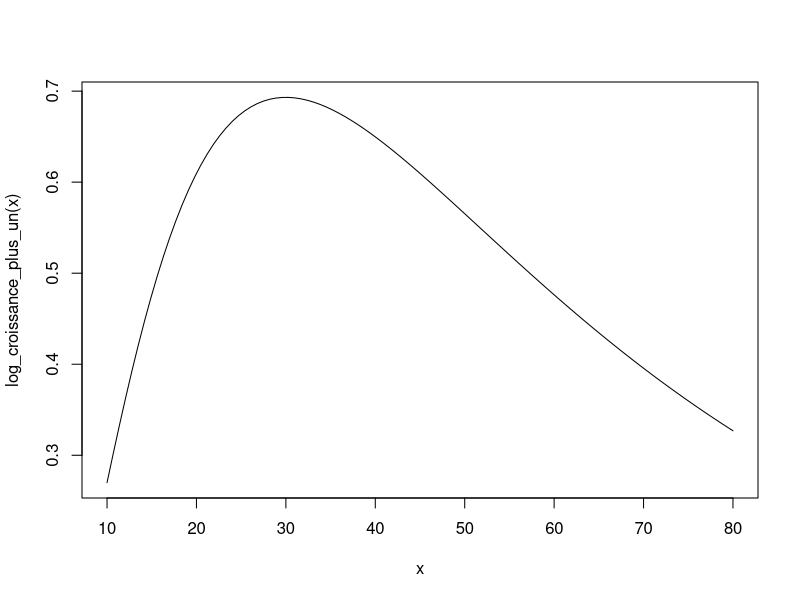
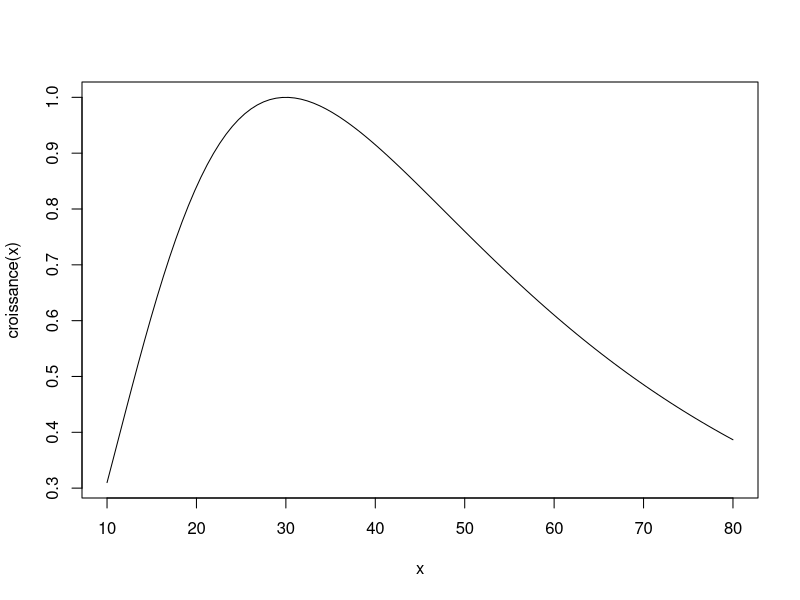
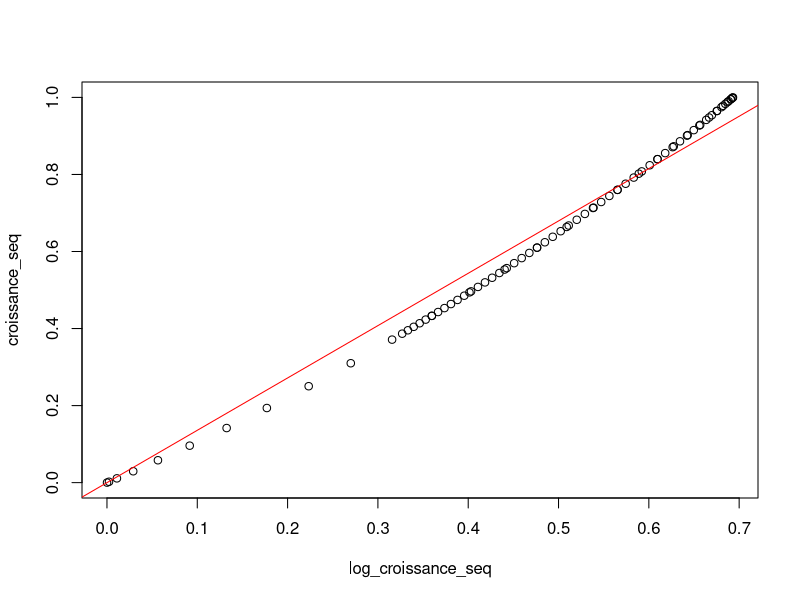
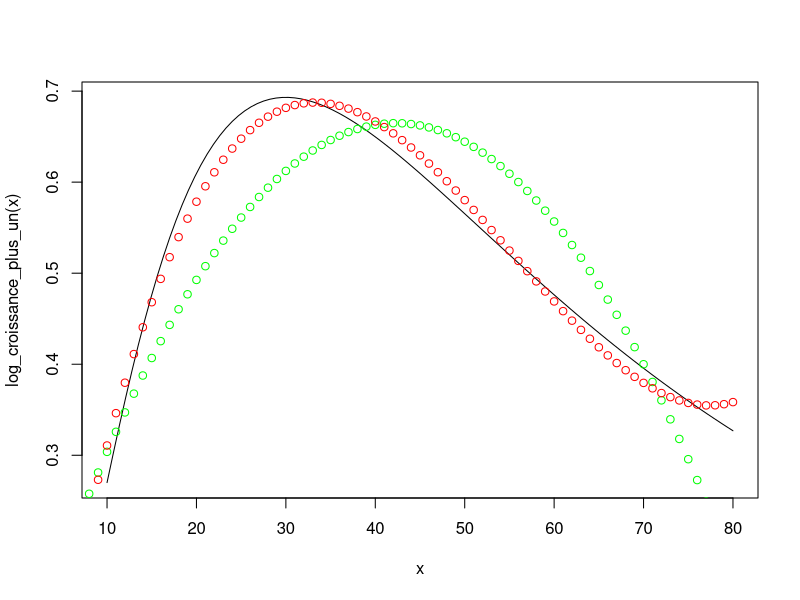

The R source for these figures, in order:
## ---- chunk 1
#| label: DoNotModify
#| include: false
### Utilities for R. 
# Do not modify unless you don't use R: then, delete this chunk.
# Installation of R packages if necessary
install_packages <- function(packages) {
  invisible(
    sapply(
      packages, 
      FUN = function(package) {
        if (!package %in% installed.packages()[, 1]) {
          install.packages(package, repos = "https://cran.rstudio.com/")
        }
      }
    )
  )
}

# Basic packages
install_packages(c("knitR", "formatR", "kableExtra"))

# Chunk font size hook: allows size='small' or any valid Latex font size in chunk options
def.chunk.hook <- knitr::knit_hooks$get("chunk")
knitr::knit_hooks$set(
  chunk = function(x, options) {
    x <- def.chunk.hook(x, options)
    ifelse(
      options$size == "normalsize", 
      yes = x,
      no = paste0("\n \\", options$size, "\n\n", x, "\n\n \\normalsize")
    )
  }
)
## ---- chunk 2
#| label: Options
#| include: false
### Customized R options for this document
# Delete this chunk if you don't use R

# Add necessary packages here
packages <- c("tidyverse")
# Install them
install_packages(packages)

# knitr options (https://yihui.org/knitr/options/)
knitr::opts_chunk$set(
  # Messages from packages
  message = FALSE,
  # Code chunk automatic format if tidy is TRUE
  tidy = FALSE, 
  # Tidy code options: remove blank lines and cut lines after 50 characters
  tidy.opts = list(blank = FALSE, width.cutoff = 50),
  # Font size in PDF output
  size = "scriptsize", 
  # Select PDF figures in PDF output if PDF file exists beside PNG file
  knitr.graphics.auto_pdf = TRUE
)
# Text width of R functions output
options(width = 50)

# ggplot style
library("tidyverse")
theme_set(theme_bw())
theme_update(
  panel.background = element_rect(fill = "transparent", colour = NA),
  plot.background = element_rect(fill = "transparent", colour = NA)
)
knitr::opts_chunk$set(dev.args = list(bg = "transparent"))

# Random seed
set.seed(973)
## ---- chunk 3
Max <- log(2) # log(cm)
Dopt <- 30    # cm
K <- 0.8
## ---- chunk 4
log_croissance_plus_un <- function(d) {
  return(Max * exp(-1 / 2 * (log(d / Dopt) / K)^2))
}
## ---- chunk 5
curve(log_croissance_plus_un, from = 10, to = 80)
## ---- chunk 6
croissance <- function(x) exp(log_croissance_plus_un(x)) - 1
curve(croissance, from = 10, to = 80)
## ---- chunk 7
# Croissance selon le modèle entre 1 et 80 cm
diameters <- 1:80
log_croissance_seq <- sapply(diameters, log_croissance_plus_un)
croissance_seq <-  sapply(diameters, croissance)
plot(croissance_seq ~ log_croissance_seq)
lm_croissance <- lm(croissance_seq ~ log_croissance_seq + 0)
abline(b = lm_croissance$coefficients[1], a = 0,  col = "red")
## ---- chunk 8
# Diamètre au carré et au cube
diameters_squared <- diameters^2
diameters_3 <- diameters^3
## ---- chunk 9
lm_alt2 <- lm(log_croissance_seq ~ diameters + diameters_squared)
summary(lm_alt2)
## ---- chunk 10
lm_alt3 <- lm(log_croissance_seq ~ diameters + diameters_squared + diameters_3)
summary(lm_alt3)
## ---- chunk 11
curve(log_croissance_plus_un, from = 10, to = 80)

# Degré 2
fit2 <- 
  lm_alt2$coefficients[1] + 
  lm_alt2$coefficients[2] * diameters + 
  lm_alt2$coefficients[3] * diameters_squared 
# Points verts
points(y = fit2, x = diameters, col = "green")

# Degré 3
fit3 <- 
  lm_alt3$coefficients[1] + 
  lm_alt3$coefficients[2] * diameters + 
  lm_alt3$coefficients[3] * diameters_squared +
  lm_alt3$coefficients[4] * diameters_3
# Points rouges
points(y = fit3, x = diameters, col = "red")
